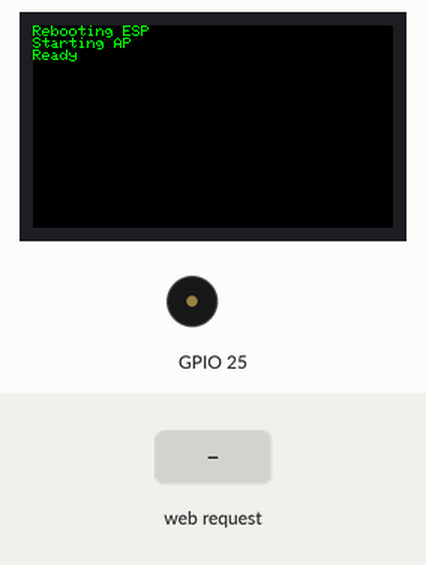
Simulated run of this sketch. Board: ESP32. Shown: 240×135 colour display, buzzer (waves = sounding). Inputs (shaded band) come from the test bench.

Above: at 1.3 s.
1.4 s: HTTP request GET /rc received
At 2.6 s:
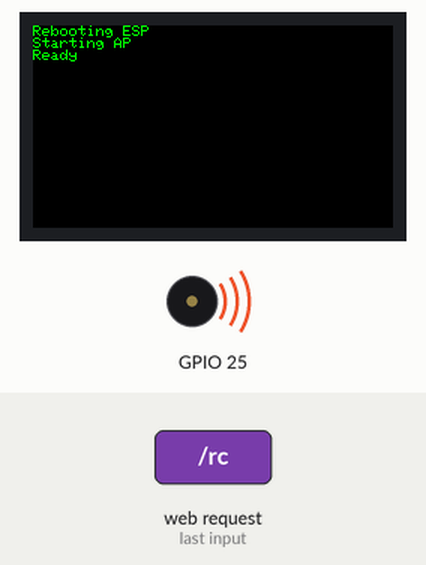
Timing chart, 0 to 8.9 s (numbered marks = the images above; inputs shaded):
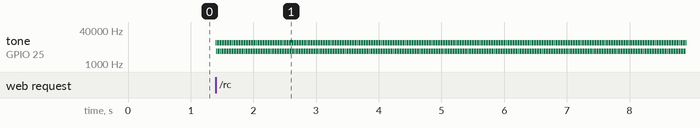

Measured:
- after the input at 1.4 s, tone on GPIO 25: alternates 10000 Hz for 0.01 s and 4000 Hz for 0.01 s, starting at once

The sketch:

rc.ino
```cpp
#include <WiFi.h>
#include <WebServer.h>
#include <M5StickCPlus2.h>

const char *ssid = "BreakDev";
const char *password = "30004ever";

WebServer server(80);

bool state = false;

const char *htmlPage = R"rawliteral(
<!DOCTYPE html>
<html>
<head>
    <title>RC</title>
</head>
<body>
    <h1>RC</h1>
    <button onclick="rc()">{{BUTTON_TEXT}}</button>
    <script>
        function rc() {
            fetch('/rc').then(response => response.text()).then(state => {
                var button = document.querySelector('button');
                if (state === '1') {
                    button.textContent = 'ON';
                    console.log('ON');
                } else {
                    button.textContent = 'OFF';
                    console.log('OFF');
                }
            });
        }
    </script>
</body>
</html>
)rawliteral";


void handleRoot() {
    server.send(200, "text/html", htmlPage);
}

void handlerc() {
    state = !state;
    server.send(200, "text/plain", state ? "1" : "0");
}

void setup() {
    StickCP2.begin();

    StickCP2.Display.setRotation(1);
    StickCP2.Display.setTextColor(GREEN);
    StickCP2.Display.println("Rebooting ESP");
    StickCP2.Display.println("Starting AP");

    WiFi.softAP(ssid, password);

    server.on("/", handleRoot);
    server.on("/rc", handlerc);

    server.begin();
    StickCP2.Display.println("Ready");
}

void loop() {
    server.handleClient();

    // Speaker example
    if (state) {
        StickCP2.Speaker.tone(10000, 100);
        delay(10);
        StickCP2.Speaker.tone(4000, 20);
        delay(10);
    }
}
```
